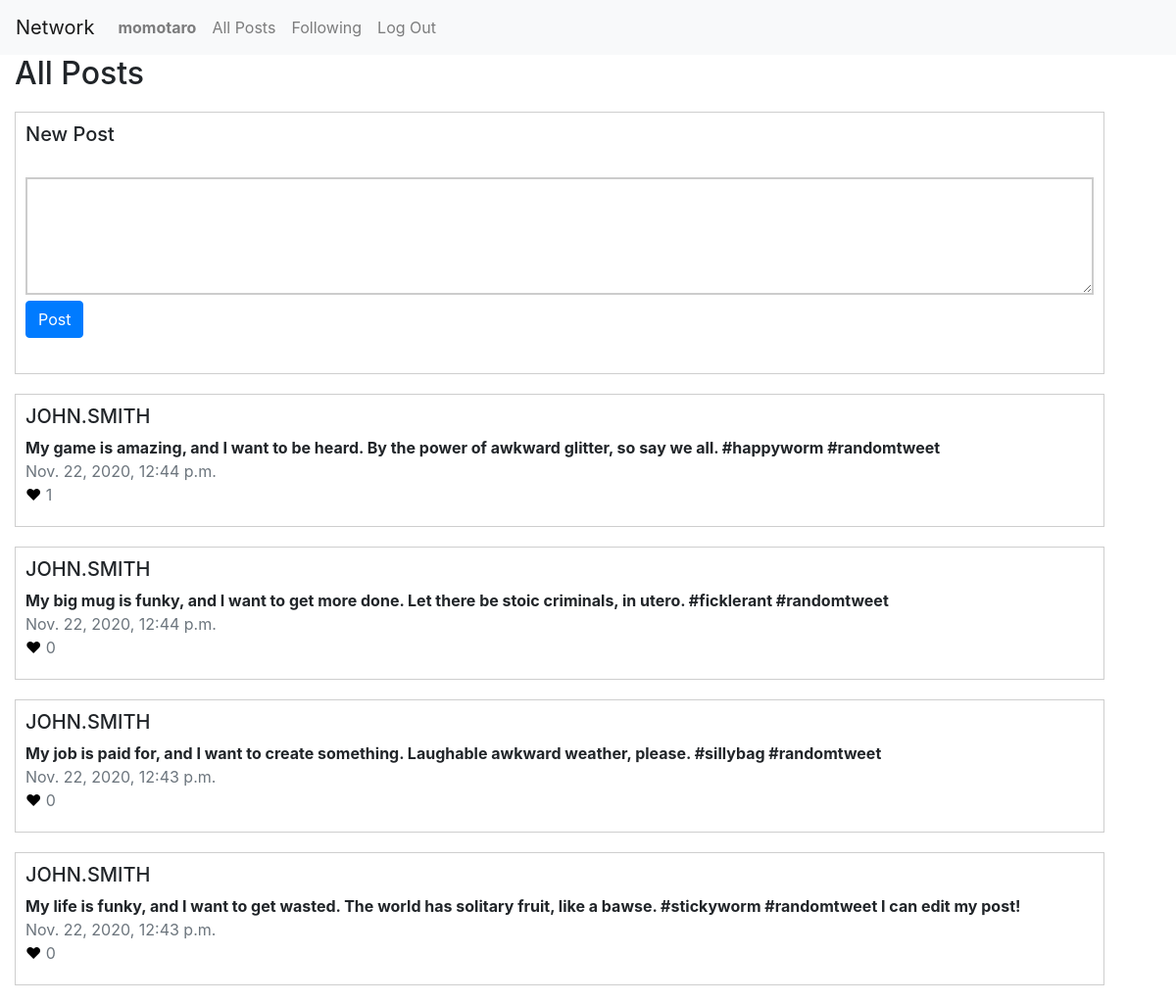
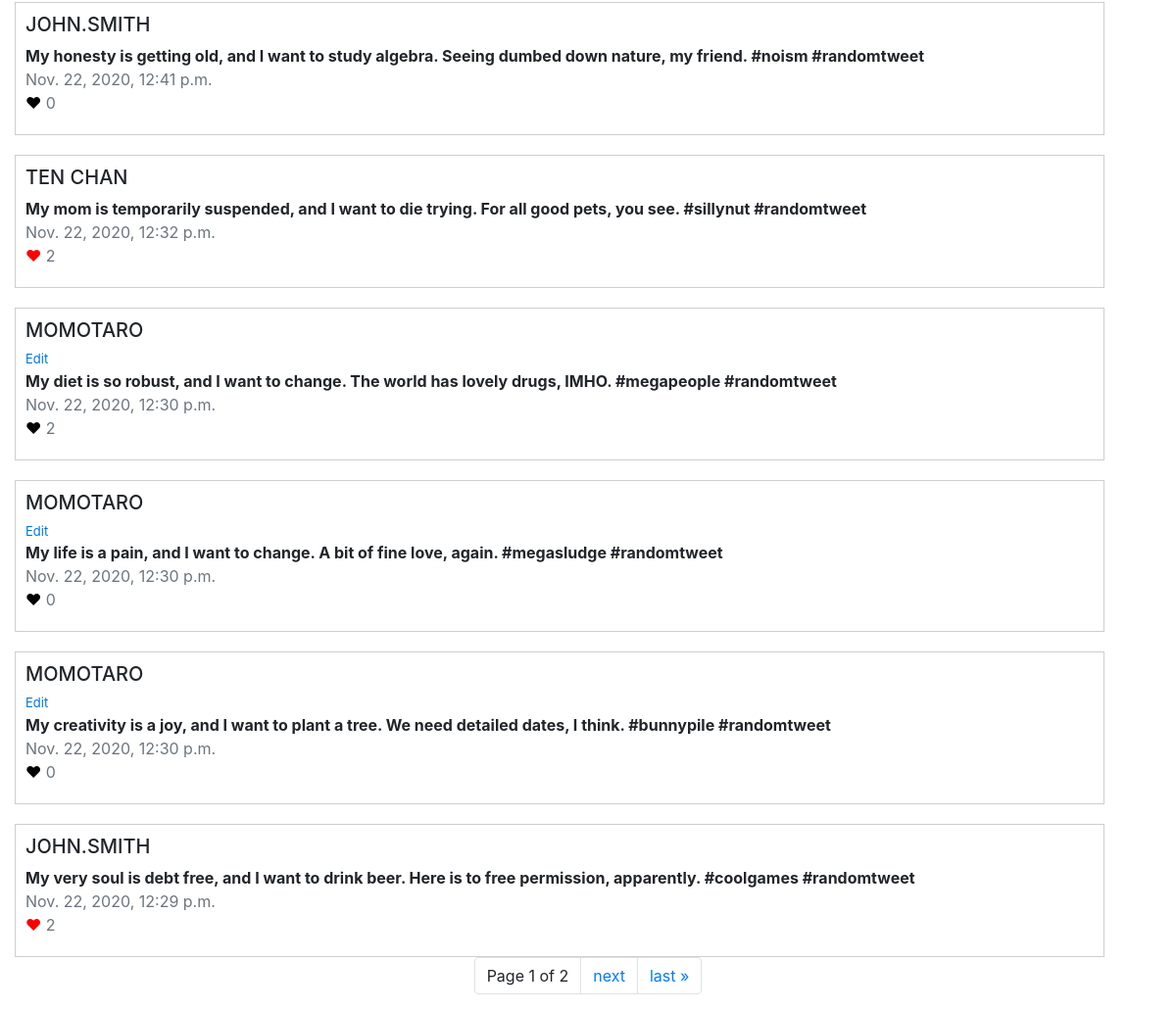
Page / (signed in) on the committed database (2 pictures, top to bottom).
### network/models.py (models this page shows)
class User(AbstractUser):
    pass

class Post(models.Model):
    user = models.ForeignKey("User", on_delete=models.CASCADE, related_name="posts")
    body = models.TextField(blank=True, max_length=280)
    timestamp = models.DateTimeField(auto_now_add=True)
    like = models.ManyToManyField("User", related_name="post_likes", blank=True)
    def num_likes(self):
        return self.like.count()

### network/views.py (the view)
# urls.py: path("", views.index, name="index"),
def index(request):
    if request.method == "POST":
        form = NewPostForm(request.POST)
        if form.is_valid():
            body = form.cleaned_data["body"]
            user = request.user
            if request.user.is_authenticated:
                post = Post(user=user, body=body)
                post.save()
            else:
                pass
        return HttpResponseRedirect(reverse("index"))
    else:
        post_list = Post.objects.all().order_by('-timestamp')
        paginator = Paginator(post_list, 10) # Show 10 posts per page.
        page_number = request.GET.get('page')
        page_obj = paginator.get_page(page_number)
        return render(request, "network/index.html", {
            "newpostform": NewPostForm(),
            "page_obj": page_obj
        })

### network/views.py
class NewPostForm(forms.Form):
    body = forms.CharField(widget=forms.Textarea(attrs={'class' : 'textarea'}), max_length=280, label="")

### network/templates/network/index.html (shortened to what this page needs)
{% extends "network/layout.html" %}
{% load static %}
{% block body %}
<div class="container-fluid">
    <h2>All Posts</h2>
    {% if user.is_authenticated  %}
        <div class="box">
            <h5>New Post</h5>
            <form action="{% url 'index' %}" method="post" enctype="multipart/form-data">
                {% for field in newpostform  %}
                    {{ field.label_tag }} {{ field }}
                {% endfor %}
                <p><input type="submit" class="btn btn-primary" value="Post"></p>
           </form>
        </div>
    {% endif %}
    {% for post in page_obj %}
        <div class="box">
            <h5><a href="{% url 'profile' post.user.id %}" alt="View {{ post.user }}'s profile" class="user">{{ post.user|upper }}</a></h5>
            {% if user.is_authenticated and user.id == post.user.id  %}
                <div class="edit" id="{{ post.id }}">
                    <a href="javascript:void(0);">Edit</a>
                </div>
            {% endif %}
            <p class="post-body" id="post-body-{{ post.id }}">{{ post.body }}</p>
            <p class="text-secondary date">{{ post.timestamp }}</p>
            {% if user in post.like.all %}
                <p class="like" id="{{ post.id }}" style="color:red;"><a href="javascript:void(0);">♥</a></p>
            {% else %}
                <p class="like" id="{{ post.id }}" style="color:black;"><a href="javascript:void(0);">♥</a></p>
            {% endif %}
            <p class="text-secondary like" id="count-like-{{ post.id }}">{{ post.num_likes }}</p>
        </div>
    {% endfor %}
    <nav>
    <ul class="pagination justify-content-center">
        <li class="page-item"><a class="page-link">Page {{ page_obj.number }} of {{ page_obj.paginator.num_pages }}</a></li>
        {% if page_obj.has_next %}
            <li class="page-item"><a class="page-link" href="?page={{ page_obj.next_page_number }}">next</a></li>
            <li class="page-item"><a class="page-link" href="?page={{ page_obj.paginator.num_pages }}">last &raquo;</a></li>
        {% endif %}
    </ul>
</nav>
</div>
{% endblock %}

### network/templates/network/layout.html (shortened to what this page needs)
{% load static %}
<!DOCTYPE html>
<html lang="en">
    <head>
        <link rel="stylesheet" href="https://stackpath.bootstrapcdn.com/bootstrap/4.4.1/css/bootstrap.min.css">
        <link href="{% static 'network/styles.css' %}" rel="stylesheet">
    </head>
    <body>
        <nav class="navbar navbar-expand-lg navbar-light bg-light">
            <a class="navbar-brand" href="{% url 'index' %}">Network</a>
            <div>
              <ul class="navbar-nav mr-auto">
                {% if user.is_authenticated %}
                    <li class="nav-item">
                        <a class="nav-link" href="{% url 'profile' user.id %}"><strong>{{ user.username }}</strong></a>
                    </li>
                {% endif %}
                <li class="nav-item">
                  <a class="nav-link" href="{% url 'index' %}">All Posts</a>
                </li>
                {% if user.is_authenticated %}
                    <li class="nav-item">
                        <a class="nav-link" href="{% url 'following' %}">Following</a>
                    </li>
                    <li class="nav-item">
                        <a class="nav-link" href="{% url 'logout' %}">Log Out</a>
                    </li>
                {% endif %}
              </ul>
            </div>
          </nav>
        <div class="body">
            {% block body %}
            {% endblock %}
        </div>
    </body>
</html>

### network/static/network/styles.css (style rules this page uses)
a, a:hover, a:focus, a:active { color: inherit; }
.box { border: 1px solid #cecece; width: 95%; margin-top: 20px; padding-top: 10px; padding-right: 10px; padding-bottom: 20px; padding-left: 10px; }
.textarea { display: inline-block; margin-left: auto; margin-right: auto; text-align: left; width: 100%; height: 120px; border: 2px solid #cccccc; padding: 5px; font-family: Tahoma, sans-serif; background-position: bottom right; background-repeat: no-repeat; }
.post-body { font-weight: bold; margin: 0; }
.like { display: inline; margin: 0; }
.edit { font-size: small; color: #0275d8; }
.date { margin: 0; }

### rows in the picture
User: username "momotaro"
Post: user "JOHN.SMITH", body "My game is amazing, and I want to be heard. By the power of awkward glitter, so say we all. #happyworm #randomtweet", timestamp "Nov. 22, 2020, 12:44 p.m.", num_likes "1"
Post: user "JOHN.SMITH", body "My big mug is funky, and I want to get more done. Let there be stoic criminals, in utero. #ficklerant #randomtweet", timestamp "Nov. 22, 2020, 12:44 p.m.", num_likes "0"
Post: user "JOHN.SMITH", body "My job is paid for, and I want to create something. Laughable awkward weather, please. #sillybag #randomtweet", timestamp "Nov. 22, 2020, 12:43 p.m.", num_likes "0"
Post: user "JOHN.SMITH", body "My life is funky, and I want to get wasted. The world has solitary fruit, like a bawse. #stickyworm #randomtweet I can edit my post!", timestamp "Nov. 22, 2020, 12:43 p.m.", num_likes "0"
Post: user "JOHN.SMITH", body "My honesty is getting old, and I want to study algebra. Seeing dumbed down nature, my friend. #noism #randomtweet", timestamp "Nov. 22, 2020, 12:41 p.m.", num_likes "0"
Post: user "TEN CHAN", body "My mom is temporarily suspended, and I want to die trying. For all good pets, you see. #sillynut #randomtweet", timestamp "Nov. 22, 2020, 12:32 p.m.", num_likes "2"
Post: user "MOMOTARO", body "My diet is so robust, and I want to change. The world has lovely drugs, IMHO. #megapeople #randomtweet", timestamp "Nov. 22, 2020, 12:30 p.m.", num_likes "2"
Post: user "MOMOTARO", body "My life is a pain, and I want to change. A bit of fine love, again. #megasludge #randomtweet", timestamp "Nov. 22, 2020, 12:30 p.m.", num_likes "0"
Post: user "MOMOTARO", body "My creativity is a joy, and I want to plant a tree. We need detailed dates, I think. #bunnypile #randomtweet", timestamp "Nov. 22, 2020, 12:30 p.m.", num_likes "0"
Post: user "JOHN.SMITH", body "My very soul is debt free, and I want to drink beer. Here is to free permission, apparently. #coolgames #randomtweet", timestamp "Nov. 22, 2020, 12:29 p.m.", num_likes "2"

### other values in the picture
{{ page_obj.number }} "1"
{{ page_obj.paginator.num_pages }} "2"
